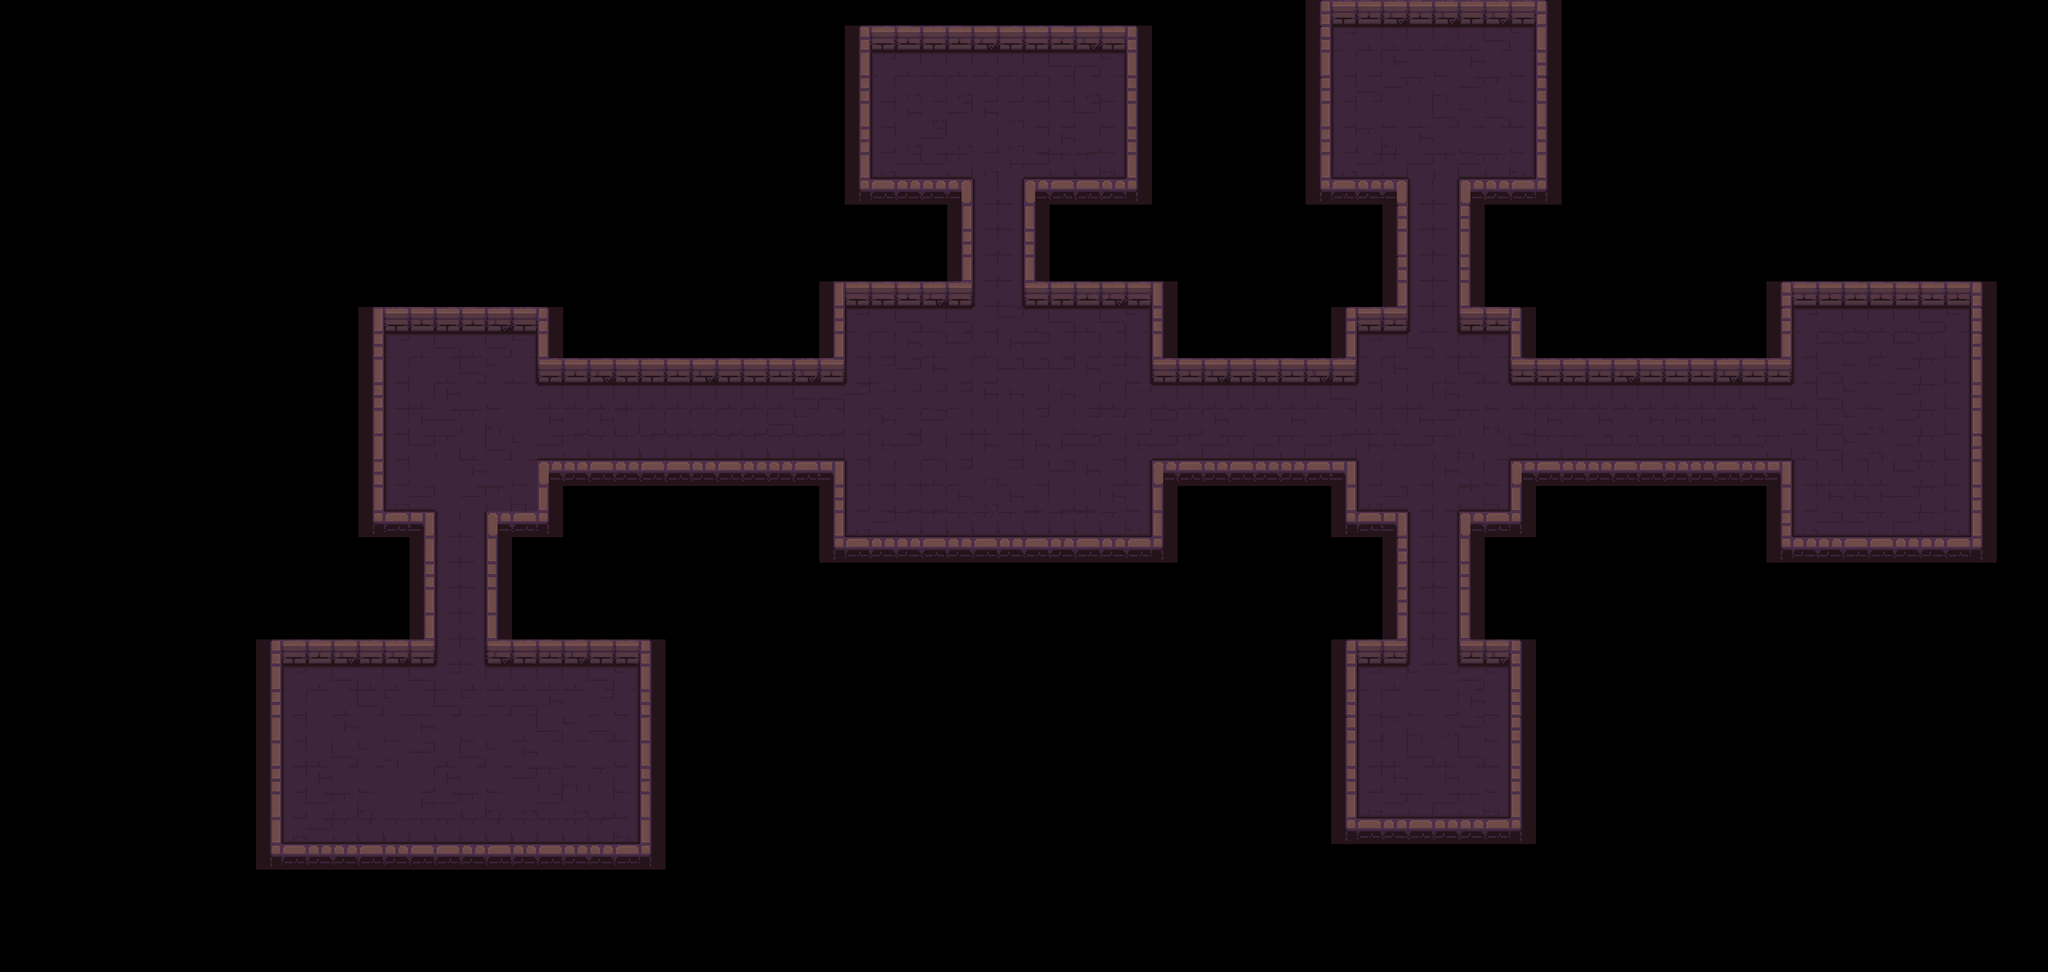

The image is a tile-based game level rendered from a .tmx file. Its description and complete source (layers, tilesets, objects, tile grids) follow:
An orthogonal 80x38 tile map with 64x64 px tiles, 1 tile layer (Tile Layer 1).

<map version="1.10" tiledversion="1.11.2" orientation="orthogonal" renderorder="right-down" width="80" height="38" tilewidth="64" tileheight="64" infinite="0" nextlayerid="2" nextobjectid="1">
 <tileset firstgid="1" source="Dungeon_Tileset_main.tsx" />
 <layer id="1" name="Tile Layer 1" width="80" height="38">
  <data encoding="csv">
0,0,0,0,0,0,0,0,0,0,0,0,0,0,0,0,0,0,0,0,0,0,0,0,0,0,0,0,0,0,0,0,0,0,0,0,0,0,0,0,0,0,0,0,0,0,0,0,0,0,0,1,2,3,4,3,4,5,4,5,6,0,0,0,0,0,0,0,0,0,0,0,0,0,0,0,0,0,0,0,
0,0,0,0,0,0,0,0,0,0,0,0,0,0,0,0,0,0,0,0,0,0,0,0,0,0,0,0,0,0,0,0,0,1,2,3,2,3,4,2,2,3,4,5,6,0,0,0,0,0,0,1,12,13,13,13,13,13,14,15,16,0,0,0,0,0,0,0,0,0,0,0,0,0,0,0,0,0,0,0,
0,0,0,0,0,0,0,0,0,0,0,0,0,0,0,0,0,0,0,0,0,0,0,0,0,0,0,0,0,0,0,0,0,11,12,13,13,13,13,13,13,14,14,15,16,0,0,0,0,0,0,11,22,17,18,19,20,18,19,25,26,0,0,0,0,0,0,0,0,0,0,0,0,0,0,0,0,0,0,0,
0,0,0,0,0,0,0,0,0,0,0,0,0,0,0,0,0,0,0,0,0,0,0,0,0,0,0,0,0,0,0,0,0,21,22,27,17,27,17,17,17,17,27,25,26,0,0,0,0,0,0,1,22,9,28,29,30,28,29,25,6,0,0,0,0,0,0,0,0,0,0,0,0,0,0,0,0,0,0,0,
0,0,0,0,0,0,0,0,0,0,0,0,0,0,0,0,0,0,0,0,0,0,0,0,0,0,0,0,0,0,0,0,0,31,22,18,27,28,18,27,17,17,28,25,36,0,0,0,0,0,0,11,22,19,20,8,9,10,9,25,16,0,0,0,0,0,0,0,0,0,0,0,0,0,0,0,0,0,0,0,
0,0,0,0,0,0,0,0,0,0,0,0,0,0,0,0,0,0,0,0,0,0,0,0,0,0,0,0,0,0,0,0,0,21,22,27,28,27,17,27,17,18,17,25,26,0,0,0,0,0,0,21,22,29,30,18,19,20,19,25,26,0,0,0,0,0,0,0,0,0,0,0,0,0,0,0,0,0,0,0,
0,0,0,0,0,0,0,0,0,0,0,0,0,0,0,0,0,0,0,0,0,0,0,0,0,0,0,0,0,0,0,0,0,31,32,33,33,34,27,18,33,34,34,35,36,0,0,0,0,0,0,31,32,33,34,28,29,33,34,35,36,0,0,0,0,0,0,0,0,0,0,0,0,0,0,0,0,0,0,0,
0,0,0,0,0,0,0,0,0,0,0,0,0,0,0,0,0,0,0,0,0,0,0,0,0,0,0,0,0,0,0,0,0,41,42,43,44,56,22,25,55,45,45,44,46,0,0,0,0,0,0,41,42,43,56,22,25,55,44,45,46,0,0,0,0,0,0,0,0,0,0,0,0,0,0,0,0,0,0,0,
0,0,0,0,0,0,0,0,0,0,0,0,0,0,0,0,0,0,0,0,0,0,0,0,0,0,0,0,0,0,0,0,0,0,0,0,0,11,22,25,16,0,0,0,0,0,0,0,0,0,0,0,0,0,1,22,25,6,0,0,0,0,0,0,0,0,0,0,0,0,0,0,0,0,0,0,0,0,0,0,
0,0,0,0,0,0,0,0,0,0,0,0,0,0,0,0,0,0,0,0,0,0,0,0,0,0,0,0,0,0,0,0,0,0,0,0,0,21,22,25,26,0,0,0,0,0,0,0,0,0,0,0,0,0,11,22,25,16,0,0,0,0,0,0,0,0,0,0,0,0,0,0,0,0,0,0,0,0,0,0,
0,0,0,0,0,0,0,0,0,0,0,0,0,0,0,0,0,0,0,0,0,0,0,0,0,0,0,0,0,0,0,0,0,0,0,0,0,31,22,25,36,0,0,0,0,0,0,0,0,0,0,0,0,0,1,22,25,26,0,0,0,0,0,0,0,0,0,0,0,0,0,0,0,0,0,0,0,0,0,0,
0,0,0,0,0,0,0,0,0,0,0,0,0,0,0,0,0,0,0,0,0,0,0,0,0,0,0,0,0,0,0,0,11,2,2,3,4,2,22,25,2,2,3,4,5,16,0,0,0,0,0,0,0,0,11,22,25,36,0,0,0,0,0,0,0,0,0,0,0,1,3,3,3,3,3,3,3,6,0,0,
0,0,0,0,0,0,0,0,0,0,0,0,0,0,11,2,3,2,3,4,5,6,0,0,0,0,0,0,0,0,0,0,21,12,13,14,13,14,17,28,13,14,13,14,15,26,0,0,0,0,0,0,1,2,3,22,25,2,3,6,0,0,0,0,0,0,0,0,0,1,12,13,13,13,13,14,15,6,0,0,
0,0,0,0,0,0,0,0,0,0,0,0,0,0,21,12,13,14,13,14,15,16,0,0,0,0,0,0,0,0,0,0,31,22,17,18,8,28,8,18,28,17,17,17,25,36,0,0,0,0,0,0,11,12,13,9,17,13,15,16,0,0,0,0,0,0,0,0,0,11,22,28,28,8,28,29,25,6,0,0,
0,0,0,0,0,0,0,0,0,0,0,0,0,0,31,22,19,8,9,10,25,2,3,4,5,2,3,4,5,2,3,4,3,22,7,28,18,17,17,28,28,28,18,7,25,2,3,4,2,2,3,4,2,22,18,19,8,9,25,3,2,2,3,4,3,3,3,4,3,3,22,9,10,10,28,29,25,16,0,0,
0,0,0,0,0,0,0,0,0,0,0,0,0,0,21,22,8,18,19,20,19,13,13,13,13,13,13,13,13,13,13,14,14,28,7,7,7,7,18,18,17,18,17,8,7,13,13,13,13,13,13,13,14,17,17,8,18,19,20,13,13,13,13,13,13,13,13,13,13,14,8,9,10,20,28,29,25,26,0,0,
0,0,0,0,0,0,0,0,0,0,0,0,0,0,31,22,18,28,29,30,19,18,17,18,29,17,17,17,17,17,9,10,17,17,18,17,28,17,8,17,7,17,7,7,17,28,17,23,24,24,23,24,17,8,8,18,28,29,30,17,18,19,18,19,23,23,23,24,23,24,8,9,10,30,28,29,25,36,0,0,
0,0,0,0,0,0,0,0,0,0,0,0,0,0,11,22,28,29,8,9,10,33,34,34,34,34,34,34,34,34,34,34,34,17,18,28,8,17,18,17,18,18,28,17,18,33,34,33,34,33,34,33,34,18,18,28,29,30,17,33,34,34,33,33,33,33,33,33,33,34,8,9,10,30,28,29,25,6,0,0,
0,0,0,0,0,0,0,0,0,0,0,0,0,0,21,22,19,19,18,19,20,55,44,45,44,45,42,43,42,43,44,45,54,22,17,17,8,7,27,7,17,28,18,17,25,55,42,43,42,43,44,45,54,22,24,17,18,8,25,55,42,43,44,45,42,43,44,45,44,54,22,8,8,8,28,29,25,16,0,0,
0,0,0,0,0,0,0,0,0,0,0,0,0,0,31,32,33,19,28,29,30,36,0,0,0,0,0,0,0,0,0,0,21,22,17,17,17,18,27,18,8,17,8,18,25,16,0,0,0,0,0,0,31,32,33,17,17,34,35,36,0,0,0,0,0,0,0,0,0,11,22,18,18,18,28,29,25,26,0,0,
0,0,0,0,0,0,0,0,0,0,0,0,0,0,41,42,54,22,25,55,45,46,0,0,0,0,0,0,0,0,0,0,31,32,33,34,34,34,34,34,34,34,34,34,35,36,0,0,0,0,0,0,41,42,54,22,25,55,45,46,0,0,0,0,0,0,0,0,0,21,32,33,33,34,33,34,35,36,0,0,
0,0,0,0,0,0,0,0,0,0,0,0,0,0,0,0,11,22,25,16,0,0,0,0,0,0,0,0,0,0,0,0,41,42,43,44,45,43,45,44,45,43,45,44,45,46,0,0,0,0,0,0,0,0,1,22,25,16,0,0,0,0,0,0,0,0,0,0,0,41,43,44,45,42,43,44,45,46,0,0,
0,0,0,0,0,0,0,0,0,0,0,0,0,0,0,0,21,22,25,26,0,0,0,0,0,0,0,0,0,0,0,0,0,0,0,0,0,0,0,0,0,0,0,0,0,0,0,0,0,0,0,0,0,0,11,22,25,26,0,0,0,0,0,0,0,0,0,0,0,0,0,0,0,0,0,0,0,0,0,0,
0,0,0,0,0,0,0,0,0,0,0,0,0,0,0,0,31,22,25,36,0,0,0,0,0,0,0,0,0,0,0,0,0,0,0,0,0,0,0,0,0,0,0,0,0,0,0,0,0,0,0,0,0,0,21,22,25,36,0,0,0,0,0,0,0,0,0,0,0,0,0,0,0,0,0,0,0,0,0,0,
0,0,0,0,0,0,0,0,0,0,0,0,0,0,0,0,31,22,25,36,0,0,0,0,0,0,0,0,0,0,0,0,0,0,0,0,0,0,0,0,0,0,0,0,0,0,0,0,0,0,0,0,0,0,31,22,25,36,0,0,0,0,0,0,0,0,0,0,0,0,0,0,0,0,0,0,0,0,0,0,
0,0,0,0,0,0,0,0,0,0,1,2,3,4,5,4,5,22,25,4,2,3,4,5,2,6,0,0,0,0,0,0,0,0,0,0,0,0,0,0,0,0,0,0,0,0,0,0,0,0,0,0,1,2,3,22,25,3,4,6,0,0,0,0,0,0,0,0,0,0,0,0,0,0,0,0,0,0,0,0,
0,0,0,0,0,0,0,0,0,0,11,12,13,14,13,13,14,7,8,13,13,13,13,14,15,16,0,0,0,0,0,0,0,0,0,0,0,0,0,0,0,0,0,0,0,0,0,0,0,0,0,0,11,12,13,10,7,14,15,16,0,0,0,0,0,0,0,0,0,0,0,0,0,0,0,0,0,0,0,0,
0,0,0,0,0,0,0,0,0,0,21,22,19,8,9,10,8,9,10,9,9,18,19,7,25,26,0,0,0,0,0,0,0,0,0,0,0,0,0,0,0,0,0,0,0,0,0,0,0,0,0,0,21,22,19,20,17,18,25,26,0,0,0,0,0,0,0,0,0,0,0,0,0,0,0,0,0,0,0,0,
0,0,0,0,0,0,0,0,0,0,31,22,19,18,19,20,18,19,20,19,8,9,10,9,25,36,0,0,0,0,0,0,0,0,0,0,0,0,0,0,0,0,0,0,0,0,0,0,0,0,0,0,1,22,29,30,27,28,25,6,0,0,0,0,0,0,0,0,0,0,0,0,0,0,0,0,0,0,0,0,
0,0,0,0,0,0,0,0,0,0,11,22,8,9,10,30,28,8,9,10,18,19,20,19,25,16,0,0,0,0,0,0,0,0,0,0,0,0,0,0,0,0,0,0,0,0,0,0,0,0,0,0,11,22,8,9,8,9,25,16,0,0,0,0,0,0,0,0,0,0,0,0,0,0,0,0,0,0,0,0,
0,0,0,0,0,0,0,0,0,0,21,22,18,19,20,19,17,18,19,20,28,29,30,29,25,26,0,0,0,0,0,0,0,0,0,0,0,0,0,0,0,0,0,0,0,0,0,0,0,0,0,0,21,22,18,19,18,19,25,26,0,0,0,0,0,0,0,0,0,0,0,0,0,0,0,0,0,0,0,0,
0,0,0,0,0,0,0,0,0,0,31,22,28,29,30,19,23,28,29,30,27,28,27,17,25,36,0,0,0,0,0,0,0,0,0,0,0,0,0,0,0,0,0,0,0,0,0,0,0,0,0,0,31,32,33,34,33,34,35,36,0,0,0,0,0,0,0,0,0,0,0,0,0,0,0,0,0,0,0,0,
0,0,0,0,0,0,0,0,0,0,31,32,33,34,34,34,34,34,34,34,34,34,34,34,35,36,0,0,0,0,0,0,0,0,0,0,0,0,0,0,0,0,0,0,0,0,0,0,0,0,0,0,41,42,43,42,43,44,45,46,0,0,0,0,0,0,0,0,0,0,0,0,0,0,0,0,0,0,0,0,
0,0,0,0,0,0,0,0,0,0,41,42,43,44,45,44,45,45,44,45,44,45,43,44,45,46,0,0,0,0,0,0,0,0,0,0,0,0,0,0,0,0,0,0,0,0,0,0,0,0,0,0,0,0,0,0,0,0,0,0,0,0,0,0,0,0,0,0,0,0,0,0,0,0,0,0,0,0,0,0,
0,0,0,0,0,0,0,0,0,0,0,0,0,0,0,0,0,0,0,0,0,0,0,0,0,0,0,0,0,0,0,0,0,0,0,0,0,0,0,0,0,0,0,0,0,0,0,0,0,0,0,0,0,0,0,0,0,0,0,0,0,0,0,0,0,0,0,0,0,0,0,0,0,0,0,0,0,0,0,0,
0,0,0,0,0,0,0,0,0,0,0,0,0,0,0,0,0,0,0,0,0,0,0,0,0,0,0,0,0,0,0,0,0,0,0,0,0,0,0,0,0,0,0,0,0,0,0,0,0,0,0,0,0,0,0,0,0,0,0,0,0,0,0,0,0,0,0,0,0,0,0,0,0,0,0,0,0,0,0,0,
0,0,0,0,0,0,0,0,0,0,0,0,0,0,0,0,0,0,0,0,0,0,0,0,0,0,0,0,0,0,0,0,0,0,0,0,0,0,0,0,0,0,0,0,0,0,0,0,0,0,0,0,0,0,0,0,0,0,0,0,0,0,0,0,0,0,0,0,0,0,0,0,0,0,0,0,0,0,0,0,
0,0,0,0,0,0,0,0,0,0,0,0,0,0,0,0,0,0,0,0,0,0,0,0,0,0,0,0,0,0,0,0,0,0,0,0,0,0,0,0,0,0,0,0,0,0,0,0,0,0,0,0,0,0,0,0,0,0,0,0,0,0,0,0,0,0,0,0,0,0,0,0,0,0,0,0,0,0,0,0
</data>
 </layer>
</map>
